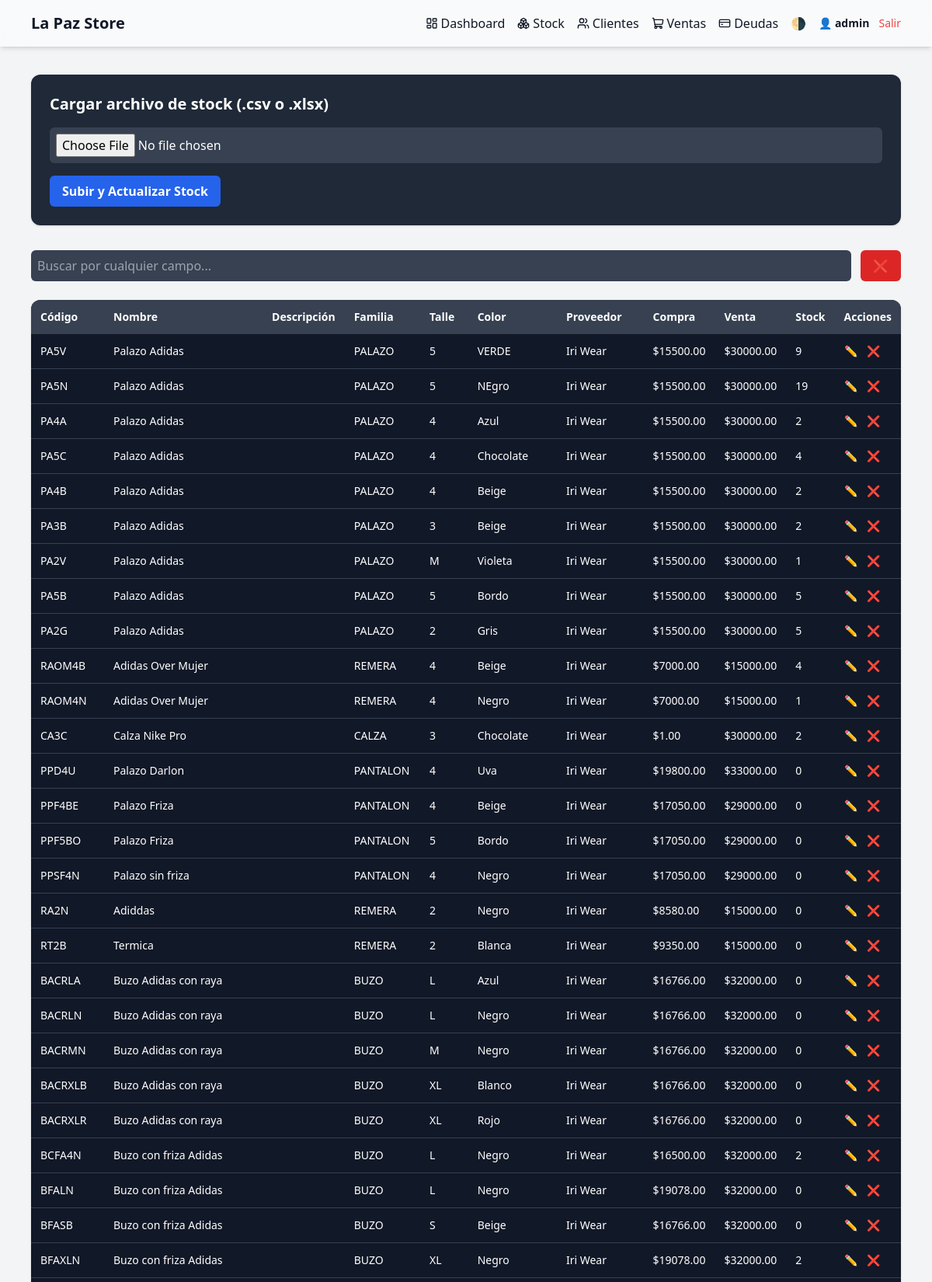
/stock (signed in, upper part), run on the app's committed database.
### models/models.py (models this page shows, shortened)
class User(UserMixin, db.Model):
    id = db.Column(db.Integer, primary_key=True)
    username = db.Column(db.String(80), unique=True, nullable=False)
    password_hash = db.Column(db.String(128), nullable=False)

class Producto(db.Model):
    id = db.Column(db.Integer, primary_key=True)
    codigo = db.Column(db.String(50), unique=True, nullable=False)
    nombre = db.Column(db.String(100), nullable=False)
    descripcion = db.Column(db.String(200))
    familia = db.Column(db.String(100))
    talle = db.Column(db.String(20))
    color = db.Column(db.String(50))
    proveedor = db.Column(db.String(100))
    precio_compra = db.Column(db.Float)
    precio_venta = db.Column(db.Float)
    stock = db.Column(db.Integer)

### routes/stock.py (the view)
@stock_routes.route('/stock')
@login_required
def stock():
    productos = Producto.query.all()
    total_productos = len(productos)
    total_stock = sum(p.stock for p in productos)
    valor_stock_compra = sum(p.stock * p.precio_compra for p in productos)
    valor_stock_venta = sum(p.stock * p.precio_venta for p in productos)
    detalles = DetalleVenta.query.all()
    facturacion = sum(d.precio_cobrado * d.cantidad for d in detalles)
    return render_template(
        'stock.html',
        productos=productos,
        total_productos=total_productos,
        total_stock=total_stock,
        valor_stock_compra=valor_stock_compra,
        valor_stock_venta=valor_stock_venta,
        facturacion=facturacion
    )

### app.py (called while the page is built)
@login_manager.user_loader
def load_user(user_id):
    from models.models import User
    return User.query.get(int(user_id))

### templates/stock.html (shortened to what this page needs)
{% extends "base.html" %}
{% block content %}
  <div class="bg-gray-800 p-6 rounded-xl shadow mb-8">
    <h2 class="text-xl font-semibold text-white mb-4">Cargar archivo de stock (.csv o .xlsx)</h2>
    <form action="{{ url_for('stock_routes.cargar_stock') }}" method="post" enctype="multipart/form-data" class="space-y-4">
      <input type="file" name="archivo" accept=".csv,.xlsx" class="w-full bg-gray-700 text-white p-2 rounded-md">
      <button type="submit" class="bg-blue-600 hover:bg-blue-700 text-white px-4 py-2 rounded-md font-semibold">Subir y Actualizar Stock</button>
    </form>
  </div>
  <div class="flex gap-3 mb-6">
    <input type="text" id="buscar" placeholder="Buscar por cualquier campo..." class="w-full bg-gray-700 text-white p-2 rounded-md" oninput="filtrarTabla()">
    <button onclick="document.getElementById('buscar').value=''; filtrarTabla();" class="text-white bg-red-600 hover:bg-red-700 px-4 py-2 rounded-md">❌</button>
  </div>
  <div class="overflow-auto bg-gray-800 rounded-xl shadow">
    <table class="min-w-full text-sm text-white">
      <thead class="bg-gray-700">
        <tr>
          <th class="p-3 text-left">Código</th>
          <th class="p-3 text-left">Nombre</th>
          <th class="p-3 text-left">Descripción</th>
          <th class="p-3 text-left">Familia</th>
          <th class="p-3 text-left">Talle</th>
          <th class="p-3 text-left">Color</th>
          <th class="p-3 text-left">Proveedor</th>
          <th class="p-3 text-left">Compra</th>
          <th class="p-3 text-left">Venta</th>
          <th class="p-3 text-left">Stock</th>
          <th class="p-3 text-left">Acciones</th>
        </tr>
      </thead>
      <tbody id="tabla-productos" class="bg-gray-900">
        {% for p in productos %}
        <tr class="border-b border-gray-700 hover:bg-gray-700 transition">
          <td class="p-3">{{ p.codigo }}</td>
          <td class="p-3">{{ p.nombre }}</td>
          <td class="p-3">{{ p.descripcion }}</td>
          <td class="p-3">{{ p.familia }}</td>
          <td class="p-3">{{ p.talle }}</td>
          <td class="p-3">{{ p.color }}</td>
          <td class="p-3">{{ p.proveedor }}</td>
          <td class="p-3">${{ "%.2f"|format(p.precio_compra) }}</td>
          <td class="p-3">${{ "%.2f"|format(p.precio_venta) }}</td>
          <td class="p-3">{{ p.stock }}</td>
          <td class="p-3 flex gap-3">
            <a href="{{ url_for('stock_routes.mostrar_formulario_edicion', id=p.id) }}" title="Editar" class="text-yellow-400 hover:text-yellow-300">✏️</a>
            <button type="button" title="Eliminar" onclick='abrirModal("{{ url_for("stock_routes.eliminar_producto", id=p.id) }}");' class="text-red-500 hover:text-red-300">❌</button>
          </td>
        </tr>
        {% endfor %}
      </tbody>
    </table>
  </div>
{% endblock %}

### templates/base.html (shortened to what this page needs)
<!DOCTYPE html>
<html lang="es">
<head>
  <script src="https://cdn.tailwindcss.com"></script>
</head>
<body class="bg-gray-100 dark:bg-gray-900 text-gray-900 dark:text-gray-100">
  <nav class="backdrop-blur-xl bg-white/50 dark:bg-gray-800/50 shadow-md fixed w-full z-50">
    <div class="max-w-6xl mx-auto px-4">
      <div class="flex justify-between items-center py-4">
        <a href="/" class="text-xl font-bold">La Paz Store</a>
        <div id="menu" class="hidden sm:flex space-x-4 items-center text-sm sm:text-base">
          <a href="/dashboard" class="flex items-center gap-1 hover:underline">
            <i data-lucide="layout-dashboard" class="w-4 h-4"></i> Dashboard
          </a>
          <a href="/stock" class="flex items-center gap-1 hover:underline">
            <i data-lucide="boxes" class="w-4 h-4"></i> Stock
          </a>
          <a href="/clientes" class="flex items-center gap-1 hover:underline">
            <i data-lucide="users" class="w-4 h-4"></i> Clientes
          </a>
          <a href="/ventas" class="flex items-center gap-1 hover:underline">
            <i data-lucide="shopping-cart" class="w-4 h-4"></i> Ventas
          </a>
          <a href="/deudas" class="flex items-center gap-1 hover:underline">
            <i data-lucide="credit-card" class="w-4 h-4"></i> Deudas
          </a>
          <button onclick="toggleModo()" class="hover:scale-110 transition-transform">🌗</button>
          {% if current_user.is_authenticated %}
          <div class="hidden sm:flex items-center gap-3">
            <a href="{{ url_for('auth_routes.perfil') }}" class="text-sm font-semibold hover:underline">
              👤 {{ current_user.username }}
            </a>
            <a href="{{ url_for('auth_routes.logout') }}" class="text-red-500 hover:underline text-sm">Salir</a>
          </div>
          {% endif %}
        </div>
      </div>
    </div>
  </nav>
  <main class="pt-24 px-4 max-w-6xl mx-auto">
    {% block content %}{% endblock %}
  </main>
</body>
</html>

### data on the page
User: username "admin"
Producto: codigo "PA5V", nombre "Palazo Adidas", familia "PALAZO", talle "5", color "VERDE", proveedor "Iri Wear", precio_compra "15500.00", precio_venta "30000.00", stock "9"
Producto: codigo "PA5N", nombre "Palazo Adidas", familia "PALAZO", talle "5", color "NEgro", proveedor "Iri Wear", precio_compra "15500.00", precio_venta "30000.00", stock "19"
Producto: codigo "PA4A", nombre "Palazo Adidas", familia "PALAZO", talle "4", color "Azul", proveedor "Iri Wear", precio_compra "15500.00", precio_venta "30000.00", stock "2"
Producto: codigo "PA5C", nombre "Palazo Adidas", familia "PALAZO", talle "4", color "Chocolate", proveedor "Iri Wear", precio_compra "15500.00", precio_venta "30000.00", stock "4"
Producto: codigo "PA4B", nombre "Palazo Adidas", familia "PALAZO", talle "4", color "Beige", proveedor "Iri Wear", precio_compra "15500.00", precio_venta "30000.00", stock "2"
Producto: codigo "PA3B", nombre "Palazo Adidas", familia "PALAZO", talle "3", color "Beige", proveedor "Iri Wear", precio_compra "15500.00", precio_venta "30000.00", stock "2"
Producto: codigo "PA2V", nombre "Palazo Adidas", familia "PALAZO", talle "M", color "Violeta", proveedor "Iri Wear", precio_compra "15500.00", precio_venta "30000.00", stock "1"
Producto: codigo "PA5B", nombre "Palazo Adidas", familia "PALAZO", talle "5", color "Bordo", proveedor "Iri Wear", precio_compra "15500.00", precio_venta "30000.00", stock "5"
Producto: codigo "PA2G", nombre "Palazo Adidas", familia "PALAZO", talle "2", color "Gris", proveedor "Iri Wear", precio_compra "15500.00", precio_venta "30000.00", stock "5"
Producto: codigo "RAOM4B", nombre "Adidas Over Mujer", familia "REMERA", talle "4", color "Beige", proveedor "Iri Wear", precio_compra "7000.00", precio_venta "15000.00", stock "4"
Producto: codigo "RAOM4N", nombre "Adidas Over Mujer", familia "REMERA", talle "4", color "Negro", proveedor "Iri Wear", precio_compra "7000.00", precio_venta "15000.00", stock "1"
Producto: codigo "CA3C", nombre "Calza Nike Pro", familia "CALZA", talle "3", color "Chocolate", proveedor "Iri Wear", precio_compra "1.00", precio_venta "30000.00", stock "2"
Producto: codigo "PPD4U", nombre "Palazo Darlon", familia "PANTALON", talle "4", color "Uva", proveedor "Iri Wear", precio_compra "19800.00", precio_venta "33000.00", stock "0"
Producto: codigo "PPF4BE", nombre "Palazo Friza", familia "PANTALON", talle "4", color "Beige", proveedor "Iri Wear", precio_compra "17050.00", precio_venta "29000.00", stock "0"
Producto: codigo "PPF5BO", nombre "Palazo Friza", familia "PANTALON", talle "5", color "Bordo", proveedor "Iri Wear", precio_compra "17050.00", precio_venta "29000.00", stock "0"
Producto: codigo "PPSF4N", nombre "Palazo sin friza", familia "PANTALON", talle "4", color "Negro", proveedor "Iri Wear", precio_compra "17050.00", precio_venta "29000.00", stock "0"
Producto: codigo "RA2N", nombre "Adiddas", familia "REMERA", talle "2", color "Negro", proveedor "Iri Wear", precio_compra "8580.00", precio_venta "15000.00", stock "0"
Producto: codigo "RT2B", nombre "Termica", familia "REMERA", talle "2", color "Blanca", proveedor "Iri Wear", precio_compra "9350.00", precio_venta "15000.00", stock "0"
Producto: codigo "BACRLA", nombre "Buzo Adidas con raya", familia "BUZO", talle "L", color "Azul", proveedor "Iri Wear", precio_compra "16766.00", precio_venta "32000.00", stock "0"
Producto: codigo "BACRLN", nombre "Buzo Adidas con raya", familia "BUZO", talle "L", color "Negro", proveedor "Iri Wear", precio_compra "16766.00", precio_venta "32000.00", stock "0"
Producto: codigo "BACRMN", nombre "Buzo Adidas con raya", familia "BUZO", talle "M", color "Negro", proveedor "Iri Wear", precio_compra "16766.00", precio_venta "32000.00", stock "0"
Producto: codigo "BACRXLB", nombre "Buzo Adidas con raya", familia "BUZO", talle "XL", color "Blanco", proveedor "Iri Wear", precio_compra "16766.00", precio_venta "32000.00", stock "0"
Producto: codigo "BACRXLR", nombre "Buzo Adidas con raya", familia "BUZO", talle "XL", color "Rojo", proveedor "Iri Wear", precio_compra "16766.00", precio_venta "32000.00", stock "0"
Producto: codigo "BCFA4N", nombre "Buzo con friza Adidas", familia "BUZO", talle "L", color "Negro", proveedor "Iri Wear", precio_compra "16500.00", precio_venta "32000.00", stock "2"
Producto: codigo "BFALN", nombre "Buzo con friza Adidas", familia "BUZO", talle "L", color "Negro", proveedor "Iri Wear", precio_compra "19078.00", precio_venta "32000.00", stock "0"
Producto: codigo "BFASB", nombre "Buzo con friza Adidas", familia "BUZO", talle "S", color "Beige", proveedor "Iri Wear", precio_compra "16766.00", precio_venta "32000.00", stock "0"
Producto: codigo "BFAXLN", nombre "Buzo con friza Adidas", familia "BUZO", talle "XL", color "Negro", proveedor "Iri Wear", precio_compra "19078.00", precio_venta "32000.00", stock "2"
